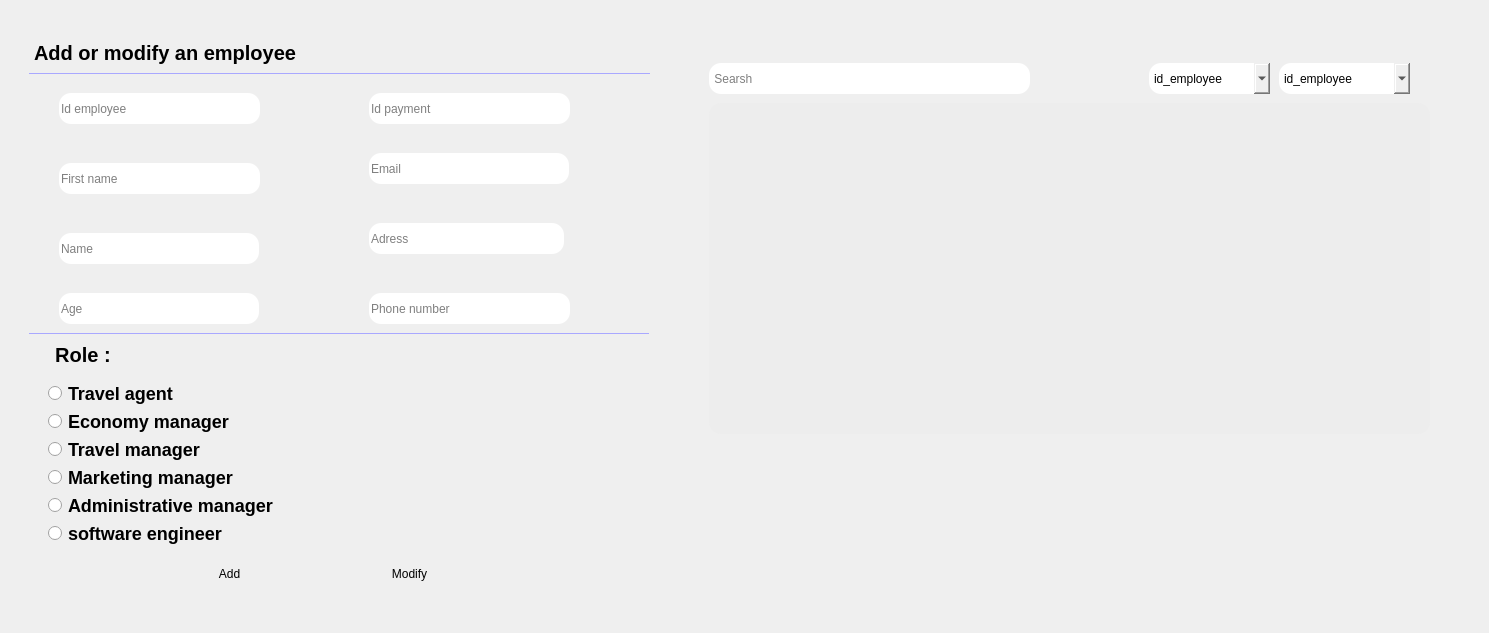
     <widget class="QWidget" name="employee_tab1">
      <attribute name="title">
       <string>Employee</string>
      </attribute>
      <widget class="QWidget" name="employee1" native="true">
       <property name="geometry">
        <rect>
         <x>29</x>
         <y>33</y>
         <width>621</width>
         <height>591</height>
        </rect>
       </property>
       <property name="sizeIncrement">
        <size>
         <width>1200</width>
         <height>1200</height>
        </size>
       </property>
       <property name="styleSheet">
        <string notr="true">border-radius:12px;</string>
       </property>
       <widget class="QFrame" name="frame_16">
        <property name="geometry">
         <rect>
          <x>10</x>
          <y>340</y>
          <width>281</width>
          <height>180</height>
         </rect>
        </property>
        <property name="styleSheet">
         <string notr="true">
border-radius:12px;</string>
        </property>
        <property name="frameShape">
         <enum>QFrame::StyledPanel</enum>
        </property>
        <property name="frameShadow">
         <enum>QFrame::Raised</enum>
        </property>
        <layout class="QVBoxLayout" name="verticalLayout_9">
         <item>
          <widget class="QRadioButton" name="employee_travelagent_btn">
           <property name="styleSheet">
            <string notr="true">font-size:18px;
font-weight:500;</string>
           </property>
           <property name="text">
            <string>Travel agent</string>
           </property>
          </widget>
         </item>
         <item>
          <widget class="QRadioButton" name="employee_economymanager_btn">
           <property name="styleSheet">
            <string notr="true">font-size:18px;
font-weight:500;</string>
           </property>
           <property name="text">
            <string>Economy manager</string>
           </property>
          </widget>
         </item>
         <item>
          <widget class="QRadioButton" name="employee_travelmanager_btn">
           <property name="styleSheet">
            <string notr="true">font-size:18px;
font-weight:500;</string>
           </property>
           <property name="text">
            <string>Travel manager</string>
           </property>
          </widget>
         </item>
         <item>
          <widget class="QRadioButton" name="employee_marketingmanager_btn">
           <property name="styleSheet">
            <string notr="true">font-size:18px;
font-weight:500;</string>
           </property>
           <property name="text">
            <string>Marketing manager</string>
           </property>
          </widget>
         </item>
         <item>
          <widget class="QRadioButton" name="employee_administrativemanager_btn">
           <property name="styleSheet">
            <string notr="true">font-size:18px;
font-weight:500;</string>
           </property>
           <property name="text">
            <string>Administrative manager</string>
           </property>
          </widget>
         </item>
         <item>
          <widget class="QRadioButton" name="employee_softwareengineer_btn">
           <property name="styleSheet">
            <string notr="true">font-size:18px;
font-weight:500;</string>
           </property>
           <property name="text">
            <string>software engineer</string>
           </property>
          </widget>
         </item>
        </layout>
       </widget>
       <widget class="QLabel" name="label_29">
        <property name="geometry">
         <rect>
          <x>0</x>
          <y>0</y>
          <width>621</width>
          <height>41</height>
         </rect>
        </property>
        <property name="styleSheet">
         <string notr="true">background:transparent;
border-radius:0px;
font-size:20px;
font-weight:700;
border-bottom:1px solid #A9A8FF;</string>
        </property>
        <property name="text">
         <string>Add or modify an employee</string>
        </property>
       </widget>
       <widget class="QPushButton" name="employee_add_button">
        <property name="geometry">
         <rect>
          <x>130</x>
          <y>520</y>
          <width>141</width>
          <height>41</height>
         </rect>
        </property>
        <property name="text">
         <string>Add</string>
        </property>
       </widget>
       <widget class="QPushButton" name="employee_modify_button">
        <property name="geometry">
         <rect>
          <x>310</x>
          <y>520</y>
          <width>141</width>
          <height>41</height>
         </rect>
        </property>
        <property name="text">
         <string>Modify</string>
        </property>
       </widget>
       <widget class="QLabel" name="label_30">
        <property name="geometry">
         <rect>
          <x>-1</x>
          <y>300</y>
          <width>621</width>
          <height>43</height>
         </rect>
        </property>
        <property name="styleSheet">
         <string notr="true">background:transparent;
border-radius:0px;
font-size:20px;
font-weight:700;
border-top:1px solid #A9A8FF;</string>
        </property>
        <property name="text">
         <string>    Role :</string>
        </property>
       </widget>
       <widget class="QLineEdit" name="adress_emloyee_line">
        <property name="geometry">
         <rect>
          <x>340</x>
          <y>190</y>
          <width>195</width>
          <height>31</height>
         </rect>
        </property>
        <property name="text">
         <string/>
        </property>
        <property name="placeholderText">
         <string>Adress</string>
        </property>
       </widget>
       <widget class="QLineEdit" name="email_emloyee_line">
        <property name="geometry">
         <rect>
          <x>340</x>
          <y>120</y>
          <width>200</width>
          <height>31</height>
         </rect>
        </property>
        <property name="text">
         <string/>
        </property>
        <property name="placeholderText">
         <string>Email</string>
        </property>
       </widget>
       <widget class="QLineEdit" name="id_emloyee_line">
        <property name="geometry">
         <rect>
          <x>30</x>
          <y>60</y>
          <width>201</width>
          <height>31</height>
         </rect>
        </property>
        <property name="text">
         <string/>
        </property>
        <property name="placeholderText">
         <string>Id employee</string>
        </property>
       </widget>
       <widget class="QLineEdit" name="name_employee_line">
        <property name="geometry">
         <rect>
          <x>30</x>
          <y>200</y>
          <width>200</width>
          <height>31</height>
         </rect>
        </property>
        <property name="text">
         <string/>
        </property>
        <property name="placeholderText">
         <string>Name</string>
        </property>
       </widget>
       <widget class="QLineEdit" name="phonenumber_emloyee_line">
        <property name="geometry">
         <rect>
          <x>340</x>
          <y>260</y>
          <width>201</width>
          <height>31</height>
         </rect>
        </property>
        <property name="text">
         <string/>
        </property>
        <property name="placeholderText">
         <string>Phone number</string>
        </property>
       </widget>
       <widget class="QLineEdit" name="firstname_emloyee_line">
        <property name="geometry">
         <rect>
          <x>30</x>
          <y>130</y>
          <width>201</width>
          <height>31</height>
         </rect>
        </property>
        <property name="text">
         <string/>
        </property>
        <property name="placeholderText">
         <string>First name</string>
        </property>
       </widget>
       <widget class="QLineEdit" name="age_emloyee_line">
        <property name="geometry">
         <rect>
          <x>30</x>
          <y>260</y>
          <width>200</width>
          <height>31</height>
         </rect>
        </property>
        <property name="text">
         <string/>
        </property>
        <property name="placeholderText">
         <string>Age</string>
        </property>
       </widget>
       <widget class="QLineEdit" name="idpayment_emloyee_line">
        <property name="geometry">
         <rect>
          <x>340</x>
          <y>60</y>
          <width>201</width>
          <height>31</height>
         </rect>
        </property>
        <property name="text">
         <string/>
        </property>
        <property name="placeholderText">
         <string>Id payment</string>
        </property>
       </widget>
       <widget class="QPushButton" name="employe_pdf">
        <property name="geometry">
         <rect>
          <x>480</x>
          <y>520</y>
          <width>71</width>
          <height>41</height>
         </rect>
        </property>
        <property name="styleSheet">
         <string notr="true"/>
        </property>
        <property name="text">
         <string/>
        </property>
        <property name="icon">
         <iconset resource="icons.qrc">
          <normaloff>:/new/prefix2/feather (2)/printer.svg</normaloff>:/new/prefix2/feather (2)/printer.svg</iconset>
        </property>
        <property name="iconSize">
         <size>
          <width>28</width>
          <height>28</height>
         </size>
        </property>
       </widget>
      </widget>
      <widget class="QWidget" name="employee2" native="true">
       <property name="geometry">
        <rect>
         <x>679</x>
         <y>33</y>
         <width>801</width>
         <height>591</height>
        </rect>
       </property>
       <property name="sizeIncrement">
        <size>
         <width>1200</width>
         <height>1200</height>
        </size>
       </property>
       <property name="styleSheet">
        <string notr="true">border-radius:12px;</string>
       </property>
       <widget class="QLineEdit" name="searsh_emloyee_line">
        <property name="geometry">
         <rect>
          <x>30</x>
          <y>30</y>
          <width>321</width>
          <height>31</height>
         </rect>
        </property>
        <property name="placeholderText">
         <string> Searsh</string>
        </property>
       </widget>
       <widget class="QPushButton" name="employee_delete_button">
        <property name="geometry">
         <rect>
          <x>410</x>
          <y>30</y>
          <width>51</width>
          <height>31</height>
         </rect>
        </property>
        <property name="text">
         <string/>
        </property>
        <property name="icon">
         <iconset resource="icons.qrc">
          <normaloff>:/new/prefix2/feather (2)/trash-2.svg</normaloff>:/new/prefix2/feather (2)/trash-2.svg</iconset>
        </property>
        <property name="iconSize">
         <size>
          <width>28</width>
          <height>28</height>
         </size>
        </property>
       </widget>
       <widget class="QPushButton" name="employee_search_button">
        <property name="geometry">
         <rect>
          <x>350</x>
          <y>30</y>
          <width>51</width>
          <height>31</height>
         </rect>
        </property>
        <property name="text">
         <string/>
        </property>
        <property name="icon">
         <iconset resource="icons.qrc">
          <normaloff>:/new/prefix2/feather (2)/search.svg</normaloff>:/new/prefix2/feather (2)/search.svg</iconset>
        </property>
        <property name="iconSize">
         <size>
          <width>28</width>
          <height>28</height>
         </size>
        </property>
       </widget>
       <widget class="QComboBox" name="employee_order_combobox">
        <property name="geometry">
         <rect>
          <x>600</x>
          <y>30</y>
          <width>131</width>
          <height>31</height>
         </rect>
        </property>
        <item>
         <property name="text">
          <string>id_employee</string>
         </property>
        </item>
        <item>
         <property name="text">
          <string>name</string>
         </property>
        </item>
        <item>
         <property name="text">
          <string>age</string>
         </property>
        </item>
       </widget>
       <widget class="QTableView" name="employee_tableview">
        <property name="geometry">
         <rect>
          <x>30</x>
          <y>70</y>
          <width>721</width>
          <height>331</height>
         </rect>
        </property>
        <property name="styleSheet">
         <string notr="true">background:#EDEDED;
color:#6563FF;
font-size:16px;
</string>
        </property>
       </widget>
       <widget class="QComboBox" name="employee_search_combobox">
        <property name="geometry">
         <rect>
          <x>470</x>
          <y>30</y>
          <width>121</width>
          <height>31</height>
         </rect>
        </property>
        <property name="currentText">
         <string>id_employee</string>
        </property>
        <item>
         <property name="text">
          <string>id_employee</string>
         </property>
        </item>
        <item>
         <property name="text">
          <string>id_payment</string>
         </property>
        </item>
        <item>
         <property name="text">
          <string>first_name</string>
         </property>
        </item>
        <item>
         <property name="text">
          <string>name</string>
         </property>
        </item>
        <item>
         <property name="text">
          <string>age</string>
         </property>
        </item>
        <item>
         <property name="text">
          <string>email</string>
         </property>
        </item>
        <item>
         <property name="text">
          <string>adress</string>
         </property>
        </item>
        <item>
         <property name="text">
          <string>phone_number</string>
         </property>
        </item>
        <item>
         <property name="text">
          <string>role</string>
         </property>
        </item>
       </widget>
      </widget>
     </widget>
